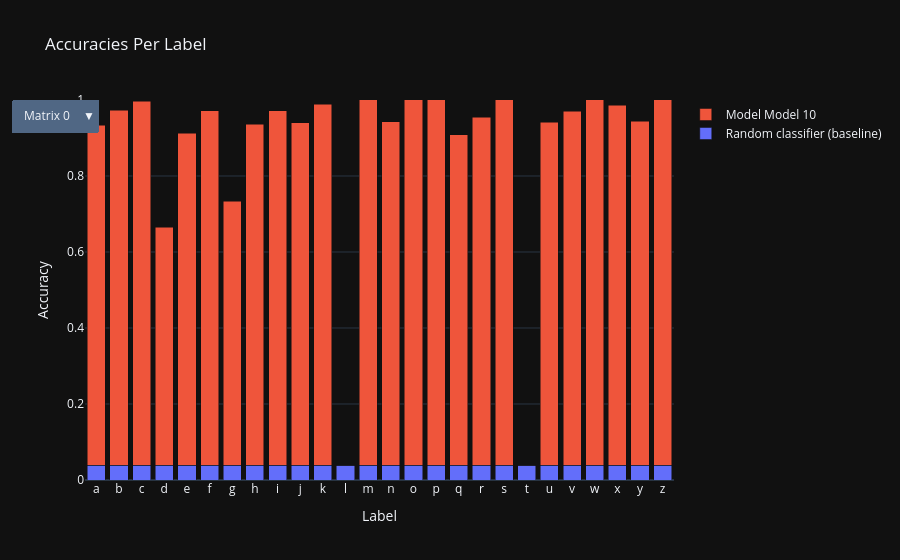
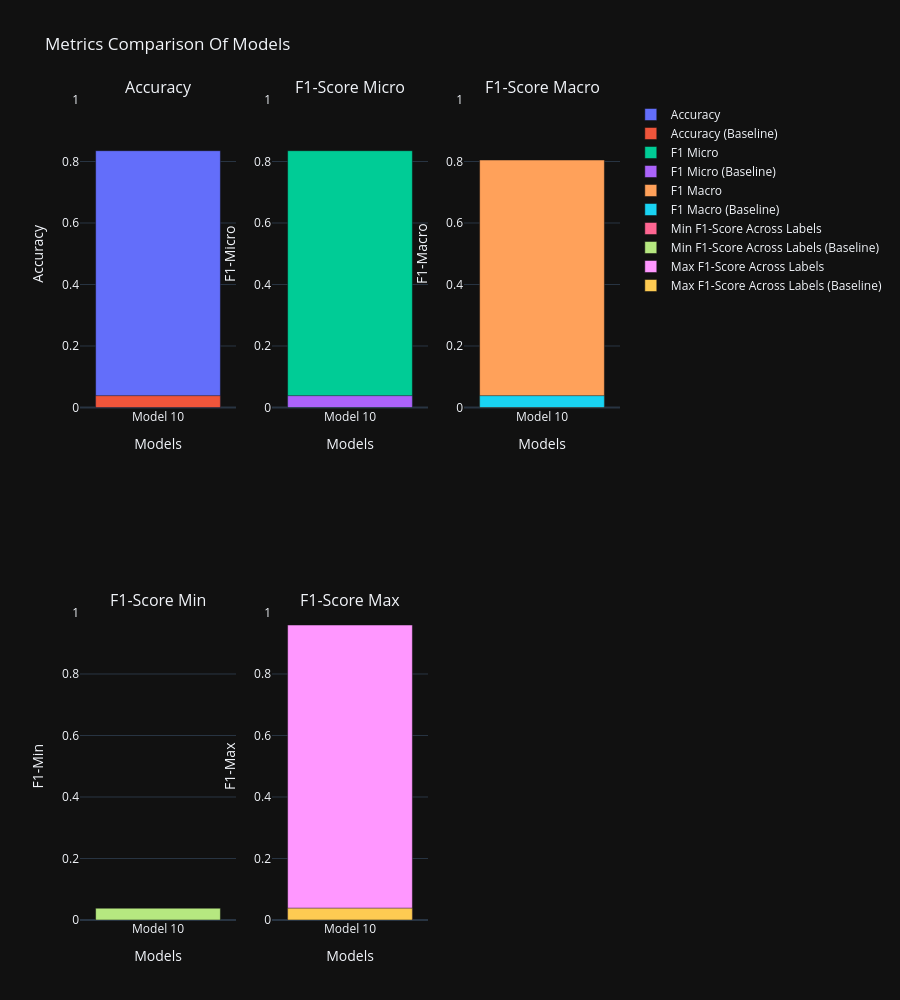

The notebook cell saved with these charts, in order:
### Code cell
visualise_label_accuracies([10], path=os.path.abspath("./model/training_reverse_pyramid1"))
visualise_metrics([10], path=os.path.abspath("./model/training_reverse_pyramid1"))

### Figure 1 — Plotly figure (JSON) as saved in the notebook; plotly's stock layout.template omitted (floating-point values rounded to 4 significant figures)
{"data": [{"name": "Random classifier (baseline)", "type": "bar", "x": ["a", "b", "c", "d", "e", "f", "g", "h", "i", "j", "k", "l", "m", "n", "o", "p", "q", "r", "s", "t", "u", "v", "w", "x", "y", "z"], "y": [0.03846, 0.03846, 0.03846, 0.03846, 0.03846, 0.03846, 0.03846, 0.03846, 0.03846, 0.03846, 0.03846, 0.03846, 0.03846, 0.03846, 0.03846, 0.03846, 0.03846, 0.03846, 0.03846, 0.03846, 0.03846, 0.03846, 0.03846, 0.03846, 0.03846, 0.03846]}, {"name": "Model Model 10", "type": "bar", "visible": true, "x": ["a", "b", "c", "d", "e", "f", "g", "h", "i", "j", "k", "l", "m", "n", "o", "p", "q", "r", "s", "t", "u", "v", "w", "x", "y", "z"], "y": [0.8953, 0.9351, 0.9577, 0.6272, 0.8737, 0.9335, 0.695, 0.8978, 0.9335, 0.9021, 0.9501, 0.0, 0.9638, 0.9039, 0.9709, 0.9674, 0.8704, 0.9166, 0.9672, 0.0, 0.9028, 0.9324, 0.9634, 0.9472, 0.9057, 0.9642]}], "layout": {"barmode": "stack", "title": {"text": "Accuracies Per Label"}, "updatemenus": [{"buttons": [{"args": [{"visible": [true, true]}], "label": "Matrix 0", "method": "update"}], "direction": "down", "showactive": true, "xanchor": "center", "yanchor": "top"}], "xaxis": {"title": {"text": "Label"}}, "yaxis": {"range": [0, 1], "title": {"text": "Accuracy"}}}}

### Figure 2 — Plotly figure (JSON) as saved in the notebook; plotly's stock layout.template omitted (floating-point values rounded to 4 significant figures)
{"data": [{"name": "Accuracy", "type": "bar", "x": ["Model 10"], "xaxis": "x", "y": [0.8351], "yaxis": "y"}, {"name": "Accuracy (Baseline)", "type": "bar", "x": ["Model 10"], "xaxis": "x", "y": [0.03846], "yaxis": "y"}, {"name": "F1 Micro", "type": "bar", "x": ["Model 10"], "xaxis": "x2", "y": [0.8351], "yaxis": "y2"}, {"name": "F1 Micro (Baseline)", "type": "bar", "x": ["Model 10"], "xaxis": "x2", "y": [0.03846], "yaxis": "y2"}, {"name": "F1 Macro", "type": "bar", "x": ["Model 10"], "xaxis": "x3", "y": [0.805], "yaxis": "y3"}, {"name": "F1 Macro (Baseline)", "type": "bar", "x": ["Model 10"], "xaxis": "x3", "y": [0.03846], "yaxis": "y3"}, {"name": "Min F1-Score Across Labels", "type": "bar", "x": ["Model 10"], "xaxis": "x4", "y": [0], "yaxis": "y4"}, {"name": "Min F1-Score Across Labels (Baseline)", "type": "bar", "x": ["Model 10"], "xaxis": "x4", "y": [0.03846], "yaxis": "y4"}, {"name": "Max F1-Score Across Labels", "type": "bar", "x": ["Model 10"], "xaxis": "x5", "y": [0.9593], "yaxis": "y5"}, {"name": "Max F1-Score Across Labels (Baseline)", "type": "bar", "x": ["Model 10"], "xaxis": "x5", "y": [0.03846], "yaxis": "y5"}], "layout": {"annotations": [{"font": {"size": 16}, "showarrow": false, "text": "Accuracy", "x": 0.1444, "xanchor": "center", "xref": "paper", "y": 1, "yanchor": "bottom", "yref": "paper"}, {"font": {"size": 16}, "showarrow": false, "text": "F1-Score Micro", "x": 0.5, "xanchor": "center", "xref": "paper", "y": 1, "yanchor": "bottom", "yref": "paper"}, {"font": {"size": 16}, "showarrow": false, "text": "F1-Score Macro", "x": 0.8556, "xanchor": "center", "xref": "paper", "y": 1, "yanchor": "bottom", "yref": "paper"}, {"font": {"size": 16}, "showarrow": false, "text": "F1-Score Min", "x": 0.1444, "xanchor": "center", "xref": "paper", "y": 0.375, "yanchor": "bottom", "yref": "paper"}, {"font": {"size": 16}, "showarrow": false, "text": "F1-Score Max", "x": 0.5, "xanchor": "center", "xref": "paper", "y": 0.375, "yanchor": "bottom", "yref": "paper"}], "barmode": "overlay", "height": 1000, "title": {"text": "Metrics Comparison Of Models"}, "xaxis": {"anchor": "y", "domain": [0, 0.2889], "title": {"text": "Models"}}, "xaxis2": {"anchor": "y2", "domain": [0.3556, 0.6444], "title": {"text": "Models"}}, "xaxis3": {"anchor": "y3", "domain": [0.7111, 1], "title": {"text": "Models"}}, "xaxis4": {"anchor": "y4", "domain": [0, 0.2889], "title": {"text": "Models"}}, "xaxis5": {"anchor": "y5", "domain": [0.3556, 0.6444], "title": {"text": "Models"}}, "xaxis6": {"anchor": "y6", "domain": [0.7111, 1]}, "yaxis": {"anchor": "x", "domain": [0.625, 1], "range": [0, 1], "title": {"text": "Accuracy"}}, "yaxis2": {"anchor": "x2", "domain": [0.625, 1], "range": [0, 1], "title": {"text": "F1-Micro"}}, "yaxis3": {"anchor": "x3", "domain": [0.625, 1], "range": [0, 1], "title": {"text": "F1-Macro"}}, "yaxis4": {"anchor": "x4", "domain": [0, 0.375], "range": [0, 1], "title": {"text": "F1-Min"}}, "yaxis5": {"anchor": "x5", "domain": [0, 0.375], "range": [0, 1], "title": {"text": "F1-Max"}}, "yaxis6": {"anchor": "x6", "domain": [0, 0.375]}}}
